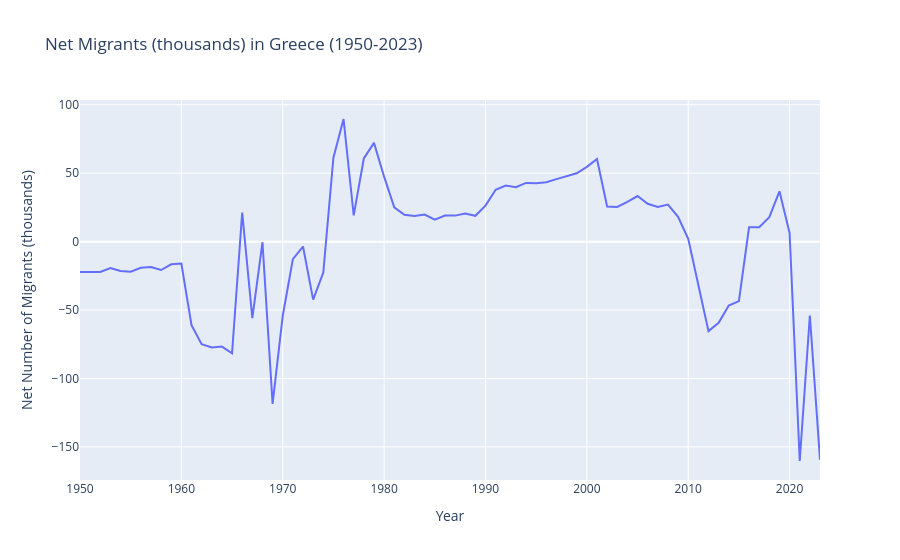
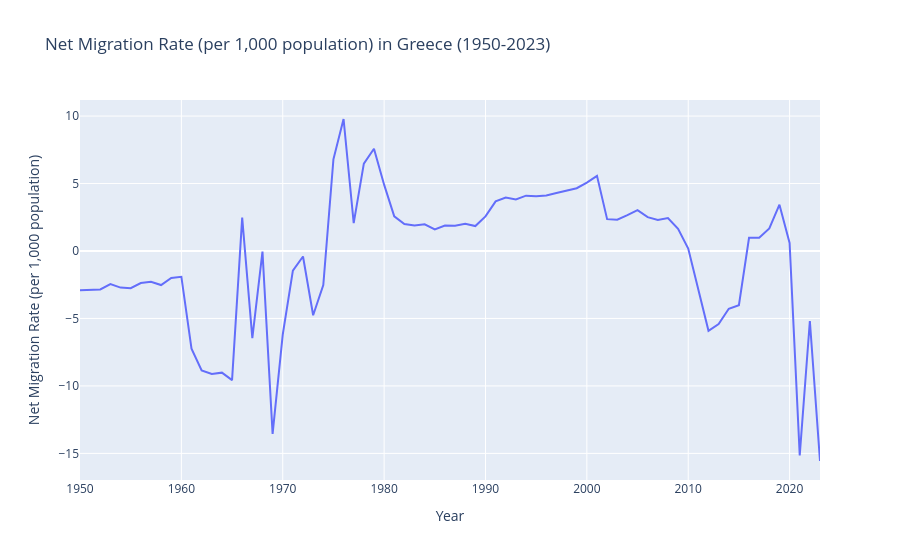

Notebook cell for these charts, in order:
### Code cell
# Filter the DataFrame for rows where the area is Greece and the Year is between 1950 and 2023
df_greece_filtered = df.query('Country == "Greece" and 1950 <= Year <= 2023')

# Create the first chart for 'Net Number of Migrants (thousands)'
fig1 = px.line(df_greece_filtered, x='Year', y='Net Migrants (thousands)',
               title='Net Migrants (thousands) in Greece (1950-2023)',
               labels={'Net Migrants (thousands)': 'Net Number of Migrants (thousands)'})

# Show the first chart
fig1.show()

# Create the second chart for 'Net Migration Rate'
fig2 = px.line(df_greece_filtered, x='Year', y='Net Migration Rate (per 1,000 population)',
               title='Net Migration Rate (per 1,000 population) in Greece (1950-2023)',
               labels={'Net Migration Rate (per 1,000 population)': 'Net Migration Rate (per 1,000 population)'})

# Show the second chart
fig2.show()

### Figure 1 — Plotly figure (JSON) as saved in the notebook; plotly's stock layout.template omitted (floating-point values rounded to 4 significant figures)
{"data": [{"hovertemplate": "Year=%{x}<br>Net Number of Migrants (thousands)=%{y}<extra></extra>", "legendgroup": "", "line": {"color": "#636efa", "dash": "solid"}, "marker": {"symbol": "circle"}, "mode": "lines", "name": "", "orientation": "v", "showlegend": false, "type": "scatter", "x": [1950, 1951, 1952, 1953, 1954, 1955, 1956, 1957, 1958, 1959, 1960, 1961, 1962, 1963, 1964, 1965, 1966, 1967, 1968, 1969, 1970, 1971, 1972, 1973, 1974, 1975, 1976, 1977, 1978, 1979, 1980, 1981, 1982, 1983, 1984, 1985, 1986, 1987, 1988, 1989, 1990, 1991, 1992, 1993, 1994, 1995, 1996, 1997, 1998, 1999, 2000, 2001, 2002, 2003, 2004, 2005, 2006, 2007, 2008, 2009, 2010, 2011, 2012, 2013, 2014, 2015, 2016, 2017, 2018, 2019, 2020, 2021, 2022, 2023], "xaxis": "x", "y": [-22.21, -22.21, -22.14, -19.26, -21.47, -22.04, -19.16, -18.52, -20.74, -16.55, -16.0, -61.1, -74.97, -77.34, -76.68, -81.58, 21.21, -55.85, -0.429, -118.5, -54.17, -12.75, -3.589, -42.39, -22.59, 61.27, 89.6, 19.19, 60.77, 72.18, 47.46, 25.06, 19.68, 18.66, 19.77, 16.09, 19.06, 19.0, 20.56, 18.86, 26.29, 37.92, 41, 39.83, 42.9, 42.67, 43.44, 45.67, 47.86, 49.93, 54.66, 60.39, 25.69, 25.32, 29.04, 33.3, 27.62, 25.4, 27.08, 18.18, 2.001, -31.79, -65.36, -59.32, -46.68, -43.46, 10.48, 10.48, 17.94, 36.76, 6.353, -160.3, -54.0, -159.4], "yaxis": "y"}], "layout": {"autosize": true, "legend": {"tracegroupgap": 0}, "title": {"text": "Net Migrants (thousands) in Greece (1950-2023)"}, "xaxis": {"anchor": "y", "autorange": true, "domain": [0, 1], "range": [1950, 2023], "title": {"text": "Year"}, "type": "linear"}, "yaxis": {"anchor": "x", "autorange": true, "domain": [0, 1], "range": [-174.2, 103.5], "title": {"text": "Net Number of Migrants (thousands)"}, "type": "linear"}}}

### Figure 2 — Plotly figure (JSON) as saved in the notebook; plotly's stock layout.template omitted (floating-point values rounded to 4 significant figures)
{"data": [{"hovertemplate": "Year=%{x}<br>Net Migration Rate (per 1,000 population)=%{y}<extra></extra>", "legendgroup": "", "line": {"color": "#636efa", "dash": "solid"}, "marker": {"symbol": "circle"}, "mode": "lines", "name": "", "orientation": "v", "showlegend": false, "type": "scatter", "x": [1950, 1951, 1952, 1953, 1954, 1955, 1956, 1957, 1958, 1959, 1960, 1961, 1962, 1963, 1964, 1965, 1966, 1967, 1968, 1969, 1970, 1971, 1972, 1973, 1974, 1975, 1976, 1977, 1978, 1979, 1980, 1981, 1982, 1983, 1984, 1985, 1986, 1987, 1988, 1989, 1990, 1991, 1992, 1993, 1994, 1995, 1996, 1997, 1998, 1999, 2000, 2001, 2002, 2003, 2004, 2005, 2006, 2007, 2008, 2009, 2010, 2011, 2012, 2013, 2014, 2015, 2016, 2017, 2018, 2019, 2020, 2021, 2022, 2023], "xaxis": "x", "y": [-2.902, -2.879, -2.848, -2.456, -2.714, -2.761, -2.376, -2.276, -2.525, -1.994, -1.908, -7.234, -8.848, -9.112, -9.017, -9.573, 2.472, -6.453, -0.049, -13.55, -6.192, -1.451, -0.406, -4.766, -2.53, 6.794, 9.782, 2.068, 6.472, 7.578, 4.916, 2.569, 2, 1.882, 1.981, 1.603, 1.89, 1.875, 2.02, 1.846, 2.563, 3.679, 3.958, 3.825, 4.099, 4.057, 4.11, 4.3, 4.483, 4.654, 5.069, 5.569, 2.359, 2.319, 2.653, 3.032, 2.507, 2.3, 2.445, 1.637, 0.18, -2.861, -5.916, -5.409, -4.285, -4.016, 0.973, 0.975, 1.672, 3.43, 0.594, -15.15, -5.186, -15.56], "yaxis": "y"}], "layout": {"autosize": true, "legend": {"tracegroupgap": 0}, "title": {"text": "Net Migration Rate (per 1,000 population) in Greece (1950-2023)"}, "xaxis": {"anchor": "y", "autorange": true, "domain": [0, 1], "range": [1950, 2023], "title": {"text": "Year"}, "type": "linear"}, "yaxis": {"anchor": "x", "autorange": true, "domain": [0, 1], "range": [-16.97, 11.19], "title": {"text": "Net Migration Rate (per 1,000 population)"}, "type": "linear"}}}
